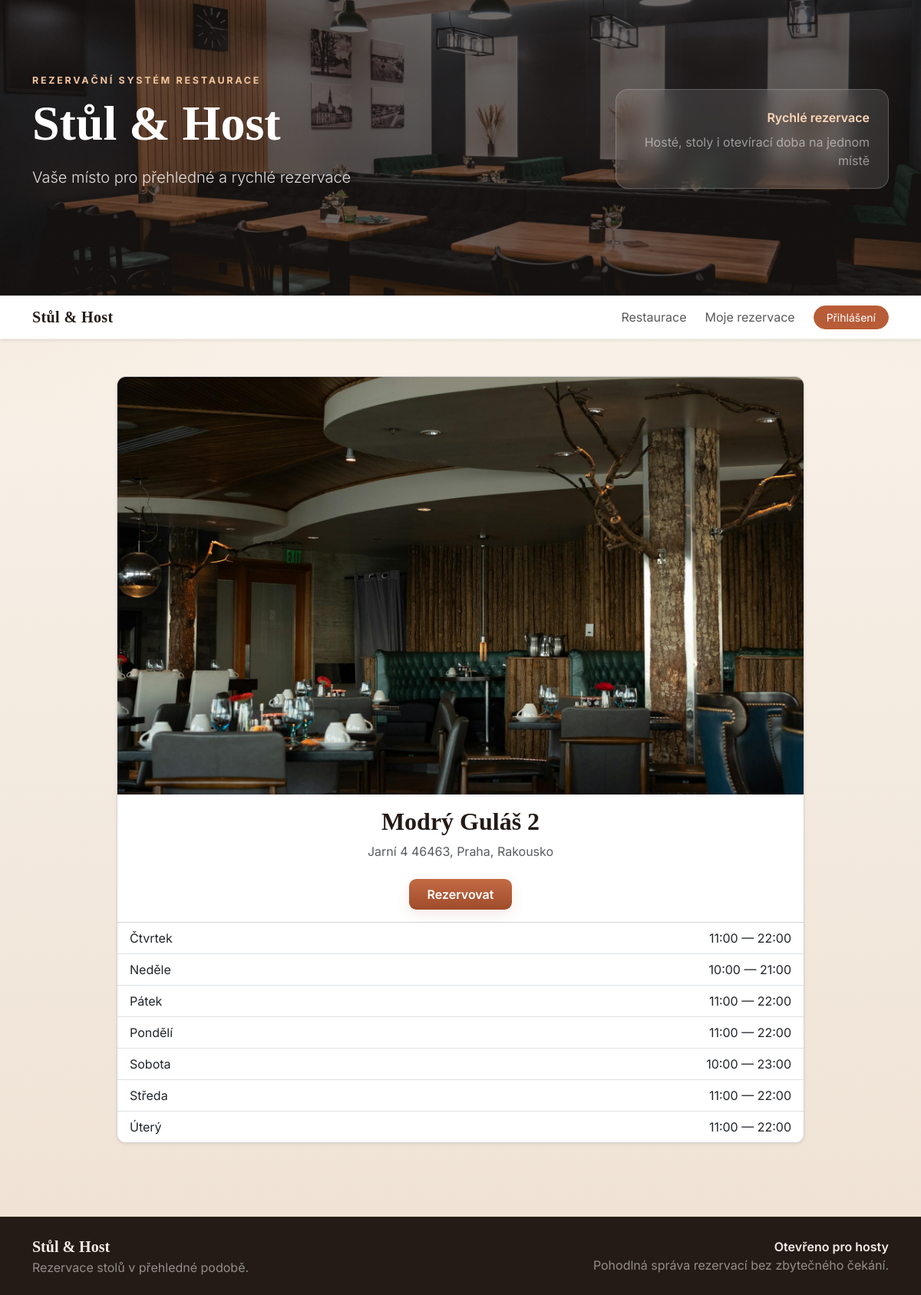
The page /restaurace/23/ on the database as committed earlier.
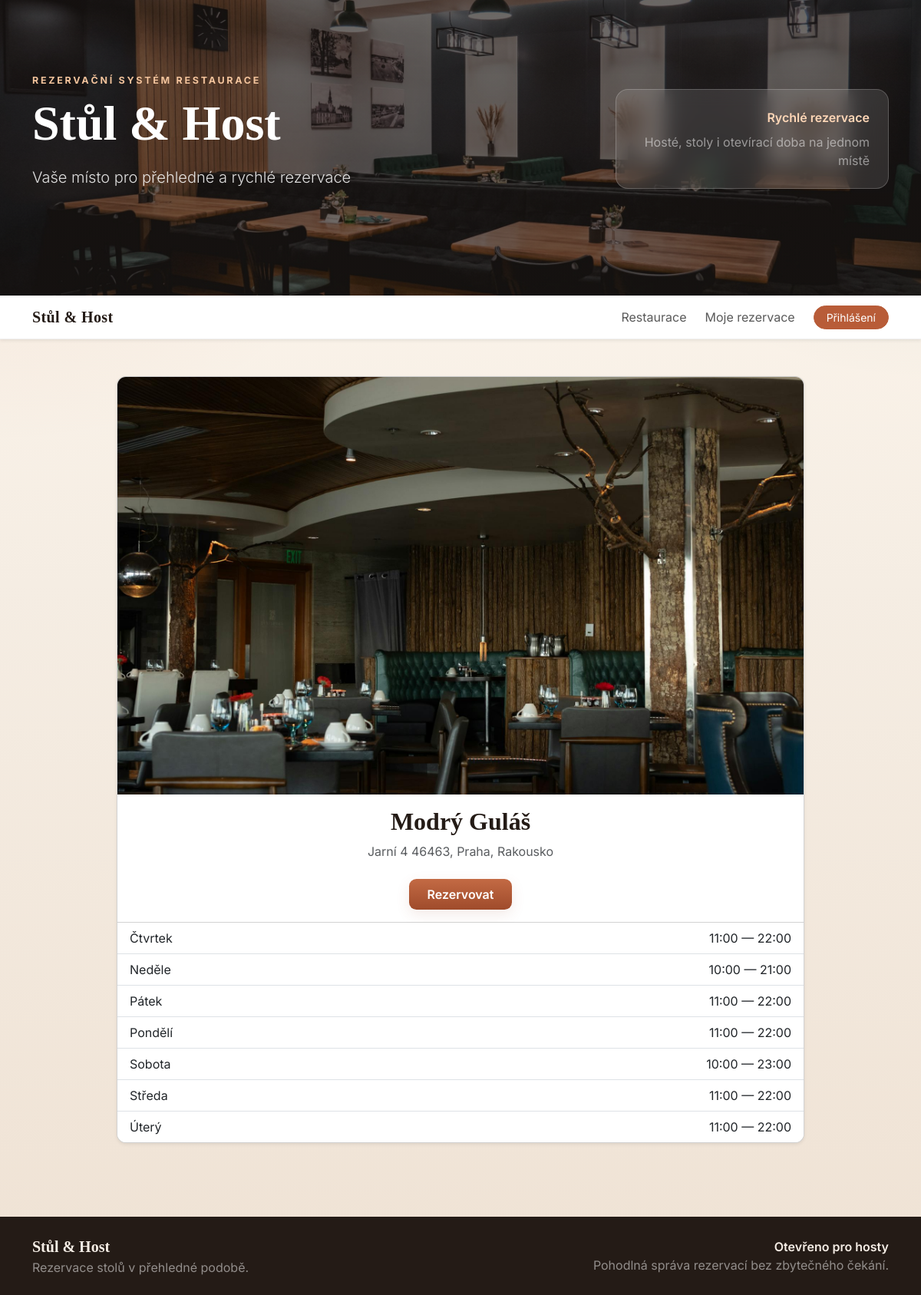
The same page on the database as committed later.
### knihovna/models.py (models this page shows, shortened)
class Restaurace(models.Model):
    nazev = models.CharField(max_length=100)
    adresa = models.ForeignKey('Adresa', on_delete=models.CASCADE)
    image = models.ImageField(upload_to='restaurace/', blank=True, null=True)
    class Meta:
        verbose_name = "Restaurace"
        verbose_name_plural = "Restaurace"

class Adresa(models.Model):
    ulice = models.CharField(max_length=100)
    psc = models.CharField(max_length=10)
    mesto = models.ForeignKey(Mesto, on_delete=models.CASCADE)
    def __str__(self):
        return f"{self.ulice} {self.psc}, {self.mesto}"
    class Meta:
        verbose_name = "Adresa"
        verbose_name_plural = "Adresy"

class Mesto(models.Model):
    nazev = models.CharField(max_length=100)
    stat = models.ForeignKey(Stat, on_delete=models.CASCADE)
    def __str__(self):
        return f"{self.nazev}, {self.stat}"
    class Meta:
        verbose_name = "Město"
        verbose_name_plural = "Města"

class Stat(models.Model):
    nazev = models.CharField(max_length=100)
    def __str__(self):
        return self.nazev
    class Meta:
        verbose_name = "Stát"
        verbose_name_plural = "Státy"

class Oteviraci_doba(models.Model):
    Restaurace = models.ForeignKey('Restaurace', on_delete=models.CASCADE)
    den = models.CharField(max_length=20, choices=[
        ('pondeli', 'Pondělí'),
        ('utery', 'Úterý'),
        ('streda', 'Středa'),
        ('ctvrtek', 'Čtvrtek'),
        ('patek', 'Pátek'),
        ('sobota', 'Sobota'),
        ('nedele', 'Neděle')
    ])
    otevreno_od = models.TimeField()
    otevreno_do = models.TimeField()
    class Meta:
        verbose_name = "Otevírací doba"
        verbose_name_plural = "Otevírací doby"

### knihovna/views.py (the view)
# urls.py: path('restaurace/<int:pk>/', restaurant_detail, name='restaurant_detail'),
def restaurant_detail(request, pk):
    restaurant = get_object_or_404(Restaurace, pk=pk)
    opening_hours = Oteviraci_doba.objects.filter(Restaurace=restaurant).order_by('den')
    return render(request, 'restaurants/restaurace_detail.html', {
        'restaurant': restaurant,
        'opening_hours': opening_hours,
    })

### knihovna/templates/restaurants/restaurace_detail.html (shortened to what this page needs)
{% extends "base.html" %}
{% block content %}
<div class="restaurant-detail-container">
    <div class="card restaurant-detail-card mx-auto shadow-sm">
        {% if restaurant.image %}
        <div class="restaurant-detail-image-wrap">
            <img src="{{ restaurant.image.url }}" alt="{{ restaurant.nazev }}" class="restaurant-detail-image">
        </div>
        {% elif image_url %}
        <div class="restaurant-detail-image-wrap">
            <img src="{{ image_url }}" alt="{{ restaurant.nazev }}" class="restaurant-detail-image">
        </div>
        {% else %}
        <div class="alert alert-info m-3">No image available for this restaurant.</div>
        {% endif %}
        <div class="card-body text-center">
            <h1 class="restaurant-detail-name mb-2">{{ restaurant.nazev }}</h1>
            {% if restaurant.adresa %}
            <div class="text-muted mb-2">{{ restaurant.adresa }}</div>
            {% endif %}
            <a href="{% url 'rezervace' restaurant.id %}" class="btn btn-restaurant-primary mt-3 px-4">Rezervovat</a>
        </div>
        {% if opening_hours %}
        <div class="list-group list-group-flush">
            {% for o in opening_hours %}
            <div class="list-group-item d-flex justify-content-between align-items-center">
                <div>{{ o.get_den_display }}</div>
                <div class="text-nowrap">{{ o.otevreno_od }} — {{ o.otevreno_do }}</div>
            </div>
            {% endfor %}
        </div>
        {% endif %}
    </div>
</div>
{% endblock %}

### knihovna/templates/base.html (shortened to what this page needs)
<!DOCTYPE html>
<html lang="cs">
<head>
    {% load static %}
    <link href="https://cdn.jsdelivr.net/npm/bootstrap@5.3.3/dist/css/bootstrap.min.css" rel="stylesheet">
    <link rel="stylesheet" href="{% static 'css/styles.css' %}">
</head>
<body>
    {% include 'page/header.html' %}
    {% include 'page/navbar.html' %}
    <main class="container py-4 py-lg-5">
    {% block content %}{% endblock %}
    </main>
    {% include 'page/footer.html' %}
</body>
</html>

### knihovna/templates/page/header.html
<header class="position-relative overflow-hidden" style="background-image: linear-gradient(rgba(20, 14, 10, 0.62), rgba(20, 14, 10, 0.58)), url('/media/fotky_restaurace/Mestanska-beseda-Kojetin-5-scaled.jpg'); background-size: cover; background-position: center; border-bottom: 1px solid rgba(0, 0, 0, 0.06);">
    <div class="container py-5 py-lg-6" style="min-height: 24rem;">
        <div class="row align-items-end h-100 g-4 py-4 py-lg-5">
            <div class="col-lg-8">
                <div class="text-uppercase fw-bold mb-2" style="letter-spacing: 0.22em; color: #f2c39c; font-size: 0.78rem;">Rezervační systém restaurace</div>
                <h1 class="display-3 mb-3 text-white" style="font-family: Georgia, 'Times New Roman', serif; font-weight: 700;">Stůl &amp; Host</h1>
                <p class="lead mb-0" style="max-width: 42rem; color: rgba(255, 255, 255, 0.86);">Vaše místo pro přehledné a rychlé rezervace</p>
            </div>
            <div class="col-lg-4 text-lg-end">
                <div class="d-inline-flex flex-column gap-2 p-4 rounded-4" style="background: rgba(255, 255, 255, 0.12); border: 1px solid rgba(255, 255, 255, 0.2); backdrop-filter: blur(12px); color: #fff;">
                    <span class="fw-semibold" style="color: #ffd7b7;">Rychlé rezervace</span>
                    <span class="text-white-50">Hosté, stoly i otevírací doba na jednom místě</span>
                </div>
            </div>
        </div>
    </div>
</header>

### knihovna/templates/page/navbar.html (shortened to what this page needs)
<nav class="navbar navbar-expand-lg navbar-light bg-white shadow-sm sticky-top" style="border-bottom: 1px solid rgba(0, 0, 0, 0.06);">
    <div class="container">
        <a class="navbar-brand fw-bold" href="/" style="font-family: Georgia, 'Times New Roman', serif; color: #241b16; letter-spacing: 0.02em;">Stůl &amp; Host</a>
        <div class="collapse navbar-collapse" id="restaurantNav">
            <ul class="navbar-nav ms-auto gap-lg-2 align-items-lg-center">
                <li class="nav-item"><a class="nav-link" href="{% url 'restaurant_list' %}">Restaurace</a></li>
                <li class="nav-item"><a class="nav-link" href="{% url 'my_reservations' %}">Moje rezervace</a></li>
                {% if user.is_authenticated %}
                <li class="nav-item ms-lg-2"><a class="btn btn-sm rounded-pill px-3" href="{% url 'logout' %}" style="background: #b85c38; border-color: #b85c38; color: #fff;">Odhlásit</a></li>
                {% else %}
                <li class="nav-item ms-lg-2"><a class="btn btn-sm rounded-pill px-3" href="{% url 'login' %}" style="background: #b85c38; border-color: #b85c38; color: #fff;">Přihlášení</a></li>
                {% endif %}
            </ul>
        </div>
    </div>
</nav>

### knihovna/templates/page/footer.html
<footer class="mt-5 py-4" style="background: #241b16; color: #f5ede5;">
    <div class="container">
        <div class="row g-3 align-items-center">
            <div class="col-md-6">
                <div class="fw-bold fs-5" style="font-family: Georgia, 'Times New Roman', serif;">Stůl &amp; Host</div>
                <div class="text-white-50">Rezervace stolů v přehledné podobě.</div>
            </div>
            <div class="col-md-6 text-md-end">
                <div class="fw-semibold">Otevřeno pro hosty</div>
                <div class="text-white-50">Pohodlná správa rezervací bez zbytečného čekání.</div>
            </div>
        </div>
    </div>
</footer>

### knihovna/static/css/styles.css (style rules this page uses)
body { font-family: "Inter", sans-serif; background: radial-gradient(circle at top left, rgba(184, 92, 56, 0.12), transparent 28%), radial-gradient(circle at top right, rgba(45, 104, 85, 0.12), transparent 24%), linear-gradient(180deg, #fff8ef 0%, #f5ede3 45%, #efe2d4 100%); color: #241b16; }
main { position: relative; z-index: 1; }
.container { position: relative; }
.btn-restaurant-primary, .btn-restaurant-secondary { border-radius: 0.6rem; padding: 0.5rem 0.75rem; font-weight: 600; transition: transform 160ms ease, box-shadow 160ms ease; }
.btn-restaurant-primary { background: linear-gradient(180deg, #c36a44 0%, #9f4b2b 100%); border: none; color: #fff; box-shadow: 0 6px 18px rgba(160, 84, 60, 0.12); }
.restaurant-detail-container { max-width: 56rem; margin: 0 auto; }
.restaurant-detail-card { overflow: hidden; border-radius: 0.75rem; }
.restaurant-detail-image-wrap { width: 100%; height: 34rem; overflow: hidden; background: #f5efe8; }
.restaurant-detail-image { width: 100%; height: 100%; object-fit: cover; object-position: center; display: block; }
.restaurant-detail-name { font-family: Georgia, 'Times New Roman', serif; font-size: 2rem; font-weight: 700; color: #241b16; }

Rows that differ between the two databases and show on the page:
changed Restaurace "Jarní 4 46463, Praha, Rakousko": nazev "Modrý Guláš 2" → "Modrý Guláš"
